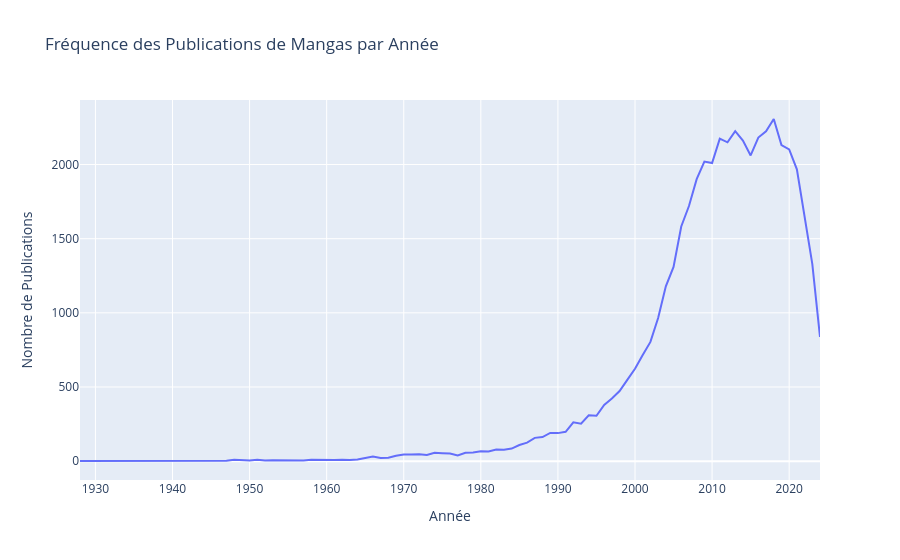

The notebook cell this image was saved under:
### Markdown cell above
### 4.2 📆 Fréquence des Publications par Année <a name="Fréquence-des-Publications-par-Année"></a>

Pour mieux comprendre l’évolution du marché des mangas, nous analysons la fréquence de publication par année. Cette analyse nous permet de voir les périodes les plus prolifiques dans l’histoire des mangas.

### Code cell
# Analyse de la Fréquence des Publications
print("### Analyse de la Fréquence des Publications")
manga['published_year'] = pd.to_datetime(manga['published_from']).dt.year
 
# Comptage des publications par année
publications_per_year = manga['published_year'].value_counts().sort_index()

# Création du graphique linéaire interactif
fig = px.line(x=publications_per_year.index, y=publications_per_year.values, 
              title="Fréquence des Publications de Mangas par Année")

fig.update_layout(xaxis_title="Année", yaxis_title="Nombre de Publications")

fig.show()

### Figure 1 — Plotly figure (JSON) as saved in the notebook; plotly's stock layout.template omitted (floating-point values rounded to 4 significant figures)
{"data": [{"hovertemplate": "x=%{x}<br>y=%{y}<extra></extra>", "legendgroup": "", "line": {"color": "#636efa", "dash": "solid"}, "marker": {"symbol": "circle"}, "mode": "lines", "name": "", "orientation": "v", "showlegend": false, "type": "scatter", "x": [1928, 1931, 1934, 1940, 1946, 1947, 1948, 1949, 1950, 1951, 1952, 1953, 1954, 1955, 1956, 1957, 1958, 1959, 1960, 1961, 1962, 1963, 1964, 1965, 1966, 1967, 1968, 1969, 1970, 1971, 1972, 1973, 1974, 1975, 1976, 1977, 1978, 1979, 1980, 1981, 1982, 1983, 1984, 1985, 1986, 1987, 1988, 1989, 1990, 1991, 1992, 1993, 1994, 1995, 1996, 1997, 1998, 1999, 2000, 2001, 2002, 2003, 2004, 2005, 2006, 2007, 2008, 2009, 2010, 2011, 2012, 2013, 2014, 2015, 2016, 2017, 2018, 2019, 2020, 2021, 2022, 2023, 2024], "xaxis": "x", "y": [1, 2, 1, 1, 2, 3, 9, 5, 5, 10, 4, 6, 6, 4, 7, 5, 10, 8, 8, 8, 10, 7, 11, 21, 32, 22, 23, 37, 44, 44, 47, 41, 56, 54, 52, 39, 56, 59, 66, 65, 78, 77, 85, 109, 125, 157, 162, 190, 189, 198, 262, 253, 309, 306, 379, 422, 473, 548, 623, 716, 804, 965, 1179, 1310, 1582, 1720, 1901, 2020, 2010, 2175, 2150, 2225, 2162, 2061, 2182, 2224, 2307, 2131, 2102, 1968, 1647, 1330, 837], "yaxis": "y"}], "layout": {"legend": {"tracegroupgap": 0}, "title": {"text": "Fréquence des Publications de Mangas par Année"}, "xaxis": {"anchor": "y", "domain": [0, 1], "title": {"text": "Année"}}, "yaxis": {"anchor": "x", "domain": [0, 1], "title": {"text": "Nombre de Publications"}}}}
